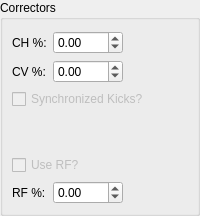
      <widget class="QGroupBox" name="GB_Correctors">
       <property name="title">
        <string>Correctors</string>
       </property>
       <layout class="QGridLayout" name="gridLayout_9">
        <property name="leftMargin">
         <number>9</number>
        </property>
        <property name="bottomMargin">
         <number>9</number>
        </property>
        <item row="0" column="3" colspan="2">
         <widget class="PyDMLabel" name="PyDMLB_CHStrength">
          <property name="toolTip">
           <string>Percentage to Apply (Readback)</string>
          </property>
          <property name="whatsThis">
           <string/>
          </property>
          <property name="channel">
           <string>${PREFIX}CHStrength-RB</string>
          </property>
         </widget>
        </item>
        <item row="6" column="1" colspan="3">
         <widget class="PyDMCheckbox" name="PyDMCB_RFEnbl">
          <property name="enabled">
           <bool>false</bool>
          </property>
          <property name="toolTip">
           <string/>
          </property>
          <property name="whatsThis">
           <string/>
          </property>
          <property name="text">
           <string>Use RF?</string>
          </property>
          <property name="channel" stdset="0">
           <string>${PREFIX}RFEnbl-Sel</string>
          </property>
         </widget>
        </item>
        <item row="0" column="1">
         <widget class="QLabel" name="LB_CHStrength">
          <property name="text">
           <string>CH %:</string>
          </property>
         </widget>
        </item>
        <item row="4" column="4">
         <widget class="PyDMLed" name="PyDMLed_SyncKicks">
          <property name="sizePolicy">
           <sizepolicy hsizetype="Preferred" vsizetype="Fixed">
            <horstretch>0</horstretch>
            <verstretch>0</verstretch>
           </sizepolicy>
          </property>
          <property name="toolTip">
           <string/>
          </property>
          <property name="whatsThis">
           <string/>
          </property>
          <property name="channel">
           <string>${PREFIX}SyncKicks-Sts</string>
          </property>
         </widget>
        </item>
        <item row="1" column="2">
         <widget class="PyDMSpinBox" name="PyDMSB_CVStrength">
          <property name="maximumSize">
           <size>
            <width>70</width>
            <height>30</height>
           </size>
          </property>
          <property name="toolTip">
           <string>Percentage to Apply (Setpoint)</string>
          </property>
          <property name="whatsThis">
           <string/>
          </property>
          <property name="minimum">
           <double>-1000.000000000000000</double>
          </property>
          <property name="maximum">
           <double>1000.000000000000000</double>
          </property>
          <property name="singleStep">
           <double>2.000000000000000</double>
          </property>
          <property name="channel" stdset="0">
           <string>${PREFIX}CVStrength-SP</string>
          </property>
          <property name="limitsFromPV" stdset="0">
           <bool>true</bool>
          </property>
         </widget>
        </item>
        <item row="6" column="4">
         <widget class="PyDMLed" name="PyDMLed_RFEnbl">
          <property name="sizePolicy">
           <sizepolicy hsizetype="Preferred" vsizetype="Fixed">
            <horstretch>0</horstretch>
            <verstretch>0</verstretch>
           </sizepolicy>
          </property>
          <property name="toolTip">
           <string/>
          </property>
          <property name="whatsThis">
           <string/>
          </property>
          <property name="channel">
           <string>${PREFIX}RFEnbl-Sts</string>
          </property>
         </widget>
        </item>
        <item row="1" column="1">
         <widget class="QLabel" name="LB_CVStrength">
          <property name="text">
           <string>CV %:</string>
          </property>
         </widget>
        </item>
        <item row="4" column="1" colspan="3">
         <widget class="PyDMCheckbox" name="PyDMCB_SyncKicks">
          <property name="enabled">
           <bool>false</bool>
          </property>
          <property name="toolTip">
           <string/>
          </property>
          <property name="whatsThis">
           <string/>
          </property>
          <property name="styleSheet">
           <string notr="true"/>
          </property>
          <property name="text">
           <string>Synchronized Kicks?</string>
          </property>
          <property name="channel" stdset="0">
           <string>${PREFIX}SyncKicks-Sel</string>
          </property>
         </widget>
        </item>
        <item row="7" column="1">
         <widget class="QLabel" name="LB_RFStrength">
          <property name="text">
           <string>RF %:</string>
          </property>
         </widget>
        </item>
        <item row="1" column="3" colspan="2">
         <widget class="PyDMLabel" name="PyDMLB_CVStrength">
          <property name="sizePolicy">
           <sizepolicy hsizetype="Minimum" vsizetype="Preferred">
            <horstretch>0</horstretch>
            <verstretch>0</verstretch>
           </sizepolicy>
          </property>
          <property name="toolTip">
           <string>Percentage to Apply (Readback)</string>
          </property>
          <property name="whatsThis">
           <string/>
          </property>
          <property name="channel">
           <string>${PREFIX}CVStrength-RB</string>
          </property>
         </widget>
        </item>
        <item row="0" column="2">
         <widget class="PyDMSpinBox" name="PyDMSB_CHStrength">
          <property name="maximumSize">
           <size>
            <width>70</width>
            <height>30</height>
           </size>
          </property>
          <property name="toolTip">
           <string>Percentage to Apply (Setpoint)</string>
          </property>
          <property name="whatsThis">
           <string/>
          </property>
          <property name="decimals">
           <number>2</number>
          </property>
          <property name="minimum">
           <double>-1000.000000000000000</double>
          </property>
          <property name="maximum">
           <double>1000.000000000000000</double>
          </property>
          <property name="singleStep">
           <double>2.000000000000000</double>
          </property>
          <property name="channel" stdset="0">
           <string>${PREFIX}CHStrength-SP</string>
          </property>
          <property name="limitsFromPV" stdset="0">
           <bool>true</bool>
          </property>
         </widget>
        </item>
        <item row="7" column="3" colspan="2">
         <widget class="PyDMLabel" name="PyDMLB_RFStrength">
          <property name="toolTip">
           <string>Percentage to Apply (Readback)</string>
          </property>
          <property name="whatsThis">
           <string/>
          </property>
          <property name="channel">
           <string>${PREFIX}RFStrength-RB</string>
          </property>
         </widget>
        </item>
        <item row="7" column="2">
         <widget class="PyDMSpinBox" name="PyDMSB_RFStrength">
          <property name="maximumSize">
           <size>
            <width>70</width>
            <height>30</height>
           </size>
          </property>
          <property name="toolTip">
           <string>Percentage to Apply (Setpoint)</string>
          </property>
          <property name="whatsThis">
           <string/>
          </property>
          <property name="minimum">
           <double>-1000.000000000000000</double>
          </property>
          <property name="maximum">
           <double>1000.000000000000000</double>
          </property>
          <property name="singleStep">
           <double>2.000000000000000</double>
          </property>
          <property name="channel" stdset="0">
           <string>${PREFIX}RFStrength-SP</string>
          </property>
          <property name="limitsFromPV" stdset="0">
           <bool>true</bool>
          </property>
         </widget>
        </item>
        <item row="5" column="1" colspan="4">
         <spacer name="verticalSpacer_9">
          <property name="orientation">
           <enum>Qt::Vertical</enum>
          </property>
          <property name="sizeHint" stdset="0">
           <size>
            <width>20</width>
            <height>40</height>
           </size>
          </property>
         </spacer>
        </item>
       </layout>
      </widget>
